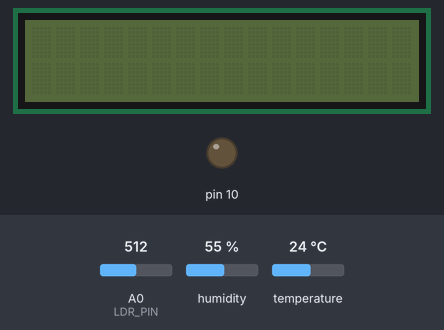
Bench run of a sketch on a simulated Arduino Uno, built with avr-gcc and run on an emulated ATmega328P. Parts: 16×2 character LCD, output pins drawn as LEDs (lit = HIGH). Inputs (shaded band) come from the test bench; at power-on: humidity 55 %, A0 (LDR_PIN) = 512, temperature 24 °C. The local clock reads 2024-03-15 10:24:30 at power-on unless the sketch sets it; storage starts empty; pins used as bus, display or sensor lines are not drawn.

Above: at 1.4 s.
1.5 s: humidity set to 22 %
At 13.4 s:
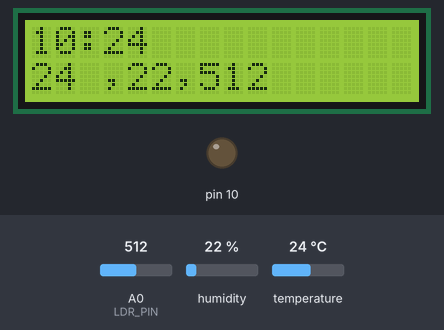
16.3 s: A0 (LDR_PIN) set to 716
At 23.2 s:
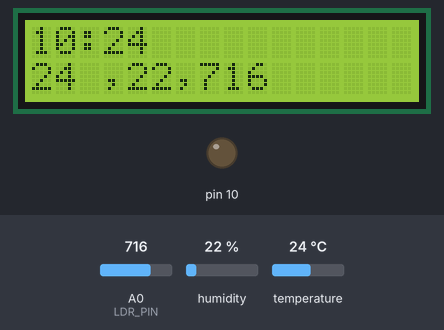
31.1 s: temperature set to 12 °C
At 43.4 s:
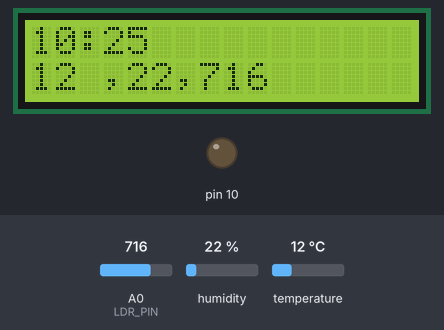
45.9 s: A0 (LDR_PIN) set to 900
At 53.2 s:
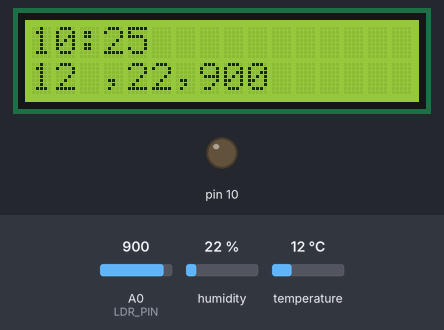
60.7 s: humidity set to 40 %
At 73.5 s:
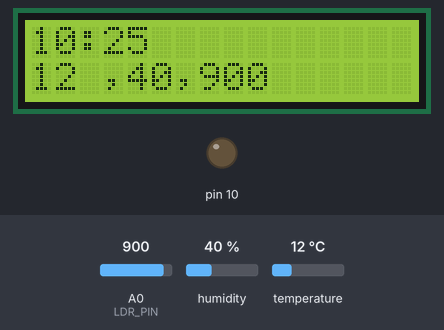
Timing chart, 0 to 75.0 s (numbered marks = the images above; inputs shaded):
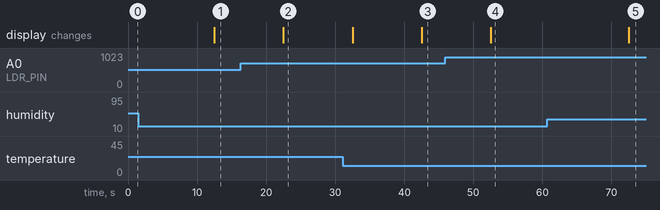

The sketch:

logger_sketch.ino
```cpp
/*
 * data logger sketch
 *
 * DHT11 for T/H (digital)
 * LDR for reading light (analog)
 *
 *
 */


#include <Wire.h>
#include <Time.h>
#include <TimeAlarms.h>
#include <DS1307RTC.h>
#include <dht11.h>

#include <SPI.h>
#include <SD.h>
#include <LiquidCrystal.h>

// @change pins
#define DHT11_PIN 2

int LCD_PIN = 13;
int LDR_PIN = A0 ;
const int chipSelect = 9;

dht11 DHT11;
File dataFile;
LiquidCrystal lcd(7,8, 3, 4, 5, 6);


void setup() {

    Serial.begin(9600);

    // DS1307 CLK
    setSyncProvider(RTC.get);
    micro_delay(20);

    if(timeStatus()!= timeSet) {
        // wait a bit
        micro_delay(100);
    }

    // try again
    if(timeStatus()!= timeSet) {
        // CLK error
        char error[] = "clock error" ;
		char line2[]= "***" ;
        Serial.println(error);
		lcd_print(error,line2);
        for(;;);
    }

    // initialize SD card
    pinMode(SS, OUTPUT);
    if (!SD.begin(chipSelect)) {
        Serial.println("Card failed, or not present");
        // don't do anything more:
        while (1) ;
    }

	// LCD

    Alarm.timerRepeat(10, log_data);

}

void lcd_print(char* line1, char* line2) {

    pinMode(LCD_PIN, OUTPUT);
    digitalWrite(LCD_PIN, HIGH);
    lcd.begin(16,2);
    lcd.clear();
    // line1
    lcd.setCursor(0,0);
    lcd.print(line1);
    lcd.setCursor(0,1);
    lcd.print(line2);
}

void log_data() {

    char ts[18] ;
	char data[12] ;
	get_sensor_data(ts,data);

    dataFile = SD.open("yuktix.log", O_CREAT | O_WRITE | O_APPEND);
    if (! dataFile) {
      Serial.println("error opening yuktix.log");
      // Wait forever since we cant write data
      while (1) ;
    }

    // write to SD card
    dataFile.print(ts);
    dataFile.print(",");
    dataFile.println(data);
	micro_delay(20);
    dataFile.close();
    micro_delay(20);

    int hh = hour();
    int mm = minute();
	char line2[6] ;
	sprintf(line2,"%02d:%02d",hh,mm);

	lcd_print(line2,data);

}

void get_sensor_data(char* ts, char* data) {

    // timestamp
    int hh = hour();
    int mm = minute();
    int ss = second();
	int yyyy = year();
	int mt = month();
	int dd = day();

	// 18 char excel timestamp
    sprintf(ts,"%02d-%02d-%02d %02d:%02d:%02d",yyyy,mt,dd,hh,mm,ss);
	ts[17] = '\0' ;

	// sensors
    int dht11_code = DHT11.read(DHT11_PIN);
    micro_delay(200);
	int ldr = analogRead(LDR_PIN);

    if(dht11_code != 0 ) {
        // error
        sprintf(data,"%11s","TH_ERR");

    } else {
		// 11 char wide data
        sprintf(data,"%-03d,%-02d,%-04d",DHT11.temperature,DHT11.humidity,ldr);
    }

    data[11] = '\0' ;
}

// param n is to ensure n*10 ms delay
void micro_delay(int n) {
    for(int i = 0 ; i < n ; i++) {
        delayMicroseconds(10000);
        // pat watchdog every 100*10 ms
        // if((i > 100) && (i %100 == 0 )) wdt_reset();
    }
}

void loop() {

  // alarm wont work w/o alarm delay
  Alarm.delay(1000);

}
```

Measured:
- after the input at 16.3 s, the display: changes after 6.2 s (image 2)
- after the input at 31.1 s, the display: first differs from a run without the input after 11.4 s (image 3)
- after the input at 45.9 s, the display: changes after 6.6 s (image 4)
- after the input at 60.7 s, the display: changes after 11.8 s (image 5)
